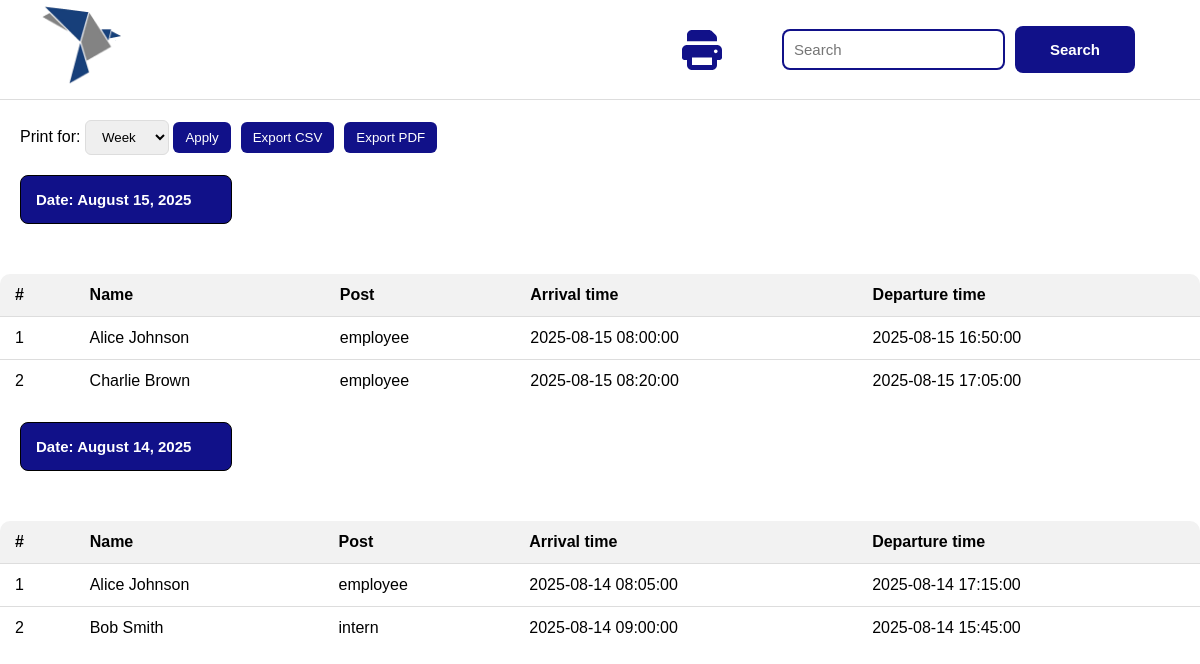
The page /presence.php on the database its author committed.
### tables this page shows
CREATE TABLE IF NOT EXISTS `presence` (
  `presence_id` int(11) NOT NULL AUTO_INCREMENT,
  `employee_id` int(11) NOT NULL,
  `arrival_time` datetime DEFAULT current_timestamp(),
  `departure_time` datetime DEFAULT current_timestamp(),
  `date` date DEFAULT curdate(),
  PRIMARY KEY (`presence_id`),
  KEY `employee_id` (`employee_id`)
);

CREATE TABLE IF NOT EXISTS `employees` (
  `employee_id` int(11) NOT NULL AUTO_INCREMENT,
  `employee_name` varchar(100) NOT NULL,
  `post` enum('employee','intern') NOT NULL,
  `finger_print_id` int(11) DEFAULT NULL,
  PRIMARY KEY (`employee_id`)
);

### presence.php (the view, shortened to what this page needs)
<?php
$host = "localhost";
$user = "root";
$pass = "";
$dbname = "employeepresence";
$conn = new mysqli($host, $user, $pass, $dbname);
$filterType = $_GET['filterType'] ?? '';
$sql = "SELECT e.employee_name, e.post, p.arrival_time, p.departure_time, p.date
        FROM presence p
        JOIN employees e ON p.employee_id = e.employee_id";
$sql .= " ORDER BY date DESC, arrival_time ASC";
$result = $conn->query($sql);
$groupedData = [];
if ($result && $result->num_rows > 0) {
    while ($row = $result->fetch_assoc()) {
        $groupedData[$row['date']][] = $row;
    }
}
?>
<!DOCTYPE html>
<html lang="en">
<head>
  <link rel="stylesheet" href="assets/css/style1.css">
</head>
<body>
<nav class="nav">
  <div class="logo-container">
    <a class="navbar-brand" href="#">
      <div><img class="logo" src="assets/images/tagus logo modif.png" alt=""></div>
    </a>
  </div>
  <div class="list">
    <img class="print-icon" src="assets/images/print-icon.svg" alt="Print" id="printTable">
    <form class="search-form" role="search">
      <input class="search-input" type="search" placeholder="Search" aria-label="Search" />
      <button class="search-submit" type="submit">
        <span class="search-text">Search</span>
      </button>
    </form>
  </div>
</nav>
<div class="controls">
  <form method="GET">
    <label for="filterType">Print for:</label>
    <select id="filterType" name="filterType">
      <option value="week" <?= ($filterType == 'week') ? 'selected' : '' ?>>Week</option>
    </select>
    <button type="submit">Apply</button>
  </form>
  <button id="exportCSV">Export CSV</button>
  <button id="exportPDF">Export PDF</button>
</div>
<?php if (!empty($groupedData)): ?>
  <?php foreach ($groupedData as $date => $rows): ?>
    <div class="date1">Date: <?= htmlspecialchars(date('F d, Y', strtotime($date))) ?></div>
    <table class="table presence-table">
      <thead>
        <tr>
          <th>#</th>
          <th>Name</th>
          <th>Post</th>
          <th>Arrival time</th>
          <th>Departure time</th>
        </tr>
      </thead>
      <tbody>
        <?php $count = 1; ?>
        <?php foreach ($rows as $row): ?>
          <tr>
            <td><?= $count++ ?></td>
            <td><?= htmlspecialchars($row['employee_name']) ?></td>
            <td><?= htmlspecialchars($row['post']) ?></td>
            <td><?= htmlspecialchars($row['arrival_time']) ?></td>
            <td><?= htmlspecialchars($row['departure_time']) ?></td>
          </tr>
        <?php endforeach; ?>
      </tbody>
    </table>
  <?php endforeach; ?>
<?php else: ?>
  <p>No records found</p>
<?php endif; ?>
</body>
</html>

### assets/css/style1.css (style rules this page uses)
* { margin: 0; }
body { font-family: Arial, sans-serif; }
.logo { width: 130px; height: 130px; display: flex; align-items: center; justify-content: center; font-weight: bold; }
.nav { border-bottom: 1px solid #ddd; background-color: #fff; display: flex; height: 100px; flex-direction: row; justify-content: space-between; padding: 0 20px; box-sizing: border-box; }
.date1 { margin: 20px; margin-bottom: 50px; padding: 15px; border-radius: 8px; border: 1px solid black; width: 15%; background-color: rgba(3, 3, 130, 0.943); color: #fff; font-size: 15px; font-weight: bold; }
.logo-container { margin-left: 20px; display: flex; align-items: center; }
.list { margin-right: 30px; display: flex; justify-content: center; align-items: center; }
.search-form { display: flex; align-items: center; justify-content: space-between; padding: 15px; border-radius: 8px; }
.search-input { flex: 1; padding: 10px; border: 2px solid rgba(3, 3, 130, 0.943); border-radius: 8px; font-size: 15px; margin-right: 10px; transition: border-color 0.3s; }
.search-submit { display: flex; align-items: center; justify-content: center; padding: 15px 20px; border-radius: 8px; background-color: rgba(3, 3, 130, 0.943); color: #fff; font-size: 15px; font-weight: bold; border: none; cursor: pointer; transition: background-color 0.3s, color 0.3s; min-width: 120px; }
.search-text { display: inline; }
.print-icon { width: 50px; height: 50px; margin-right: 40px; cursor: pointer; }
.table { width: 100%; border-collapse: collapse; margin: 20px 0; font-family: Arial, sans-serif; }
.table thead { background-color: #f2f2f2; }
.table th, .table td { padding: 12px 15px; text-align: left; border-bottom: 1px solid #ddd; }
.table th { font-weight: bold; }
.table th:first-child { border-top-left-radius: 10px; }
.table th:last-child { border-top-right-radius: 10px; }
.table tbody tr:last-child td { border-bottom: none; }
.controls { margin: 20px; display: flex; gap: 10px; flex-wrap: wrap; align-items: center; }
.controls button, .controls select, .controls input { padding: 8px 12px; border: 1px solid #ddd; border-radius: 6px; cursor: pointer; }
.controls button { background-color: rgba(3, 3, 130, 0.943); color: #fff; border: none; }

### rows shown on the page
presence: employee.employee_name "Alice Johnson", employee.post "employee", arrival_time "2025-08-15 08:00:00", departure_time "2025-08-15 16:50:00"
presence: employee.employee_name "Charlie Brown", employee.post "employee", arrival_time "2025-08-15 08:20:00", departure_time "2025-08-15 17:05:00"
presence: employee.employee_name "Alice Johnson", employee.post "employee", arrival_time "2025-08-14 08:05:00", departure_time "2025-08-14 17:15:00"
presence: employee.employee_name "Bob Smith", employee.post "intern", arrival_time "2025-08-14 09:00:00", departure_time "2025-08-14 15:45:00"

### other values the page prints
date('F d, Y', strtotime($date)) "August 15, 2025"
date('F d, Y', strtotime($date)) "August 14, 2025"
